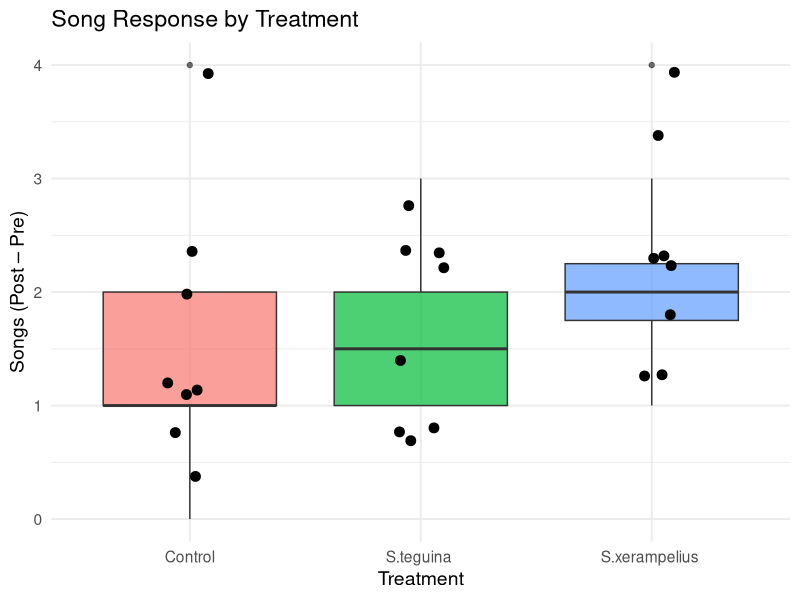

Reproduce this figure in R.
#ANOVA Example with RTutor
library(tidyverse)

data <- read.csv("ANOVA_Data.csv")
head(data)

p <- ggplot(data, aes(x = songType, y = NsongsPre, fill = songType)) + 
  geom_boxplot(alpha = 0.7) + 
  geom_jitter(width = 0.1, size = 3) + 
  theme_minimal(base_size = 14) + 
  labs( x = "Treatment", y = "Songs (Post – Pre)", title = "Song Response by Treatment" ) + 
  theme(legend.position = "none")
p

anova <- aov(NsongsPre ~ songType, data)
anova
summary(anova)